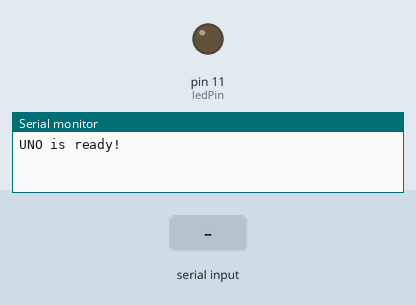
This sketch was run on a simulated Arduino Uno, built with avr-gcc and run on an emulated ATmega328P. Parts: output pins drawn as LEDs (lit = HIGH), the last lines printed to the serial monitor. The test bench sets the inputs (shaded band).

Above: at 1.2 s.
1.3 s: "90,45\n" received over Serial
At 1.9 s:
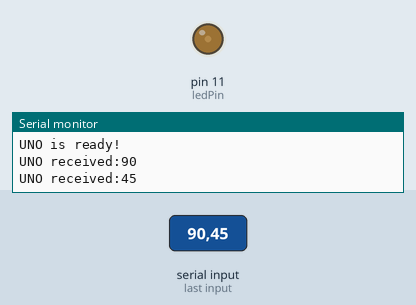
3.8 s: "30,150\n" received over Serial
At 4.6 s:
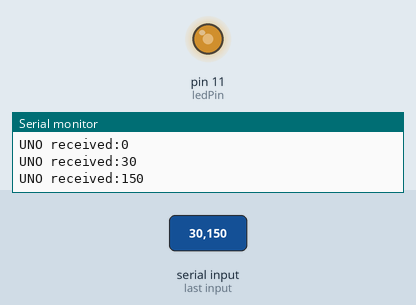
6.3 s: "200\n" received over Serial
At 6.9 s:
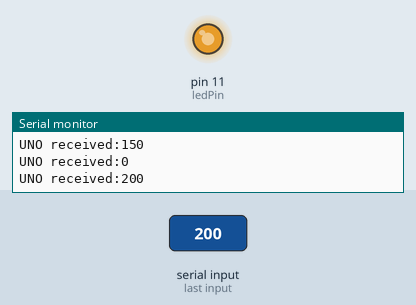
Timing chart, 0 to 9.3 s (numbered marks = the images above; inputs shaded):
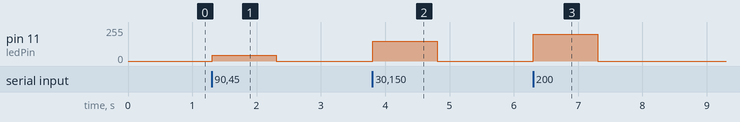

Measured:
- after the input at 1.3 s, pin 11 (ledPin): 0/255 → 45/255 at once, → 0/255 1.0 s later
- after the input at 3.8 s, pin 11 (ledPin): 0/255 → 150/255 at once, → 0/255 1.0 s later
- after the input at 6.3 s, pin 11 (ledPin): 0/255 → 200/255 at once, → 0/255 1.0 s later

The sketch:

Sketch_6.3.1_Application_of_Serial.ino
```cpp
/*
  Sketch 6.3.1
  Application of Serial

  modified 2021/04/20
  by http://www.diygeek.lk
*/

int inInt;        // define a variable to store the data received from serial
int counter = 0;  // define a variable as the data sending to serial
int ledPin = 11;  // the number of the LED pin

void setup() {
  pinMode(ledPin, OUTPUT);              // initialize the LED pin as an output
  Serial.begin(9600);                  // initialize serial port, set baud rate to 9600
  Serial.println("UNO is ready!");     // print the string "UNO is ready!"
}

void loop() {
  if (Serial.available()) {         // judge whether the data has been received
    inInt = Serial.parseInt();      // read an integer
    Serial.print("UNO received:");  // print the string "UNO received:"
    Serial.println(inInt);          // print the received character
    // convert the received integer into PWM duty cycle of ledPin port
    analogWrite(ledPin, constrain(inInt, 0, 255));
  }
}
```
